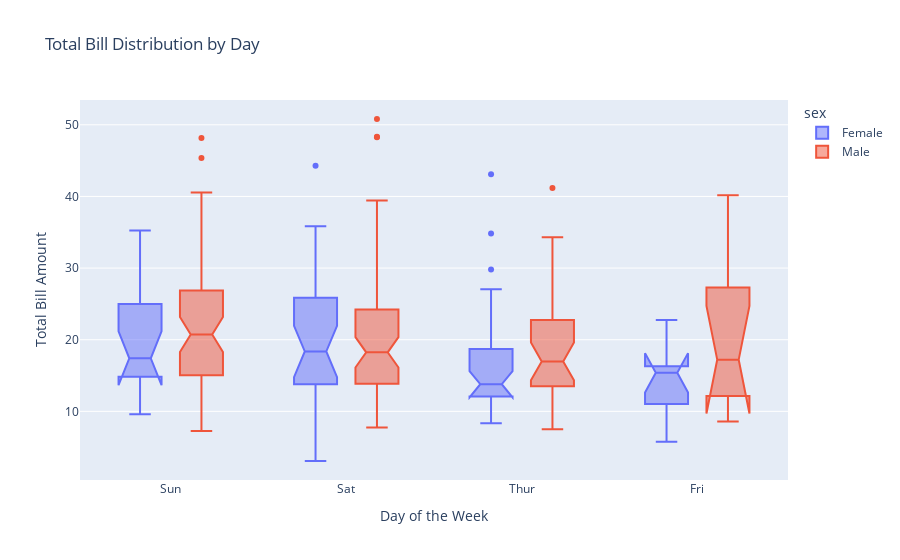

The notebook cell this image was saved under:
### Markdown cell above
Q2. Using the tips dataset in the Plotly library, plot a box plot using Plotly express.

### Code cell
# Answer
import plotly.express as px
import pandas as pd

df = px.data.tips()

# Box plot using Plotly Express
fig = px.box(df, x="day", y="total_bill", color="sex", notched=True, title="Total Bill Distribution by Day")

fig.update_layout(
    xaxis_title="Day of the Week",
    yaxis_title="Total Bill Amount",
    boxmode="group",  # "group" places boxes side by side, "overlay" overlaps them
)

# Show the plot
fig.show()

### Figure 1 — Plotly figure (JSON) as saved in the notebook; plotly's stock layout.template omitted (floating-point values rounded to 4 significant figures; data arrays with more than 128 entries replaced by an {"elided": "..."} marker saying what was removed)
{"data": [{"alignmentgroup": "True", "hovertemplate": "sex=Female<br>day=%{x}<br>total_bill=%{y}<extra></extra>", "legendgroup": "Female", "marker": {"color": "#636efa"}, "name": "Female", "notched": true, "offsetgroup": "Female", "orientation": "v", "showlegend": true, "type": "box", "x": ["Sun", "Sun", "Sun", "Sun", "Sun", "Sun", "Sat", "Sat", "Sat", "Sat", "Sat", "Sat", "Sun", "Sun", "Sat", "Sat", "Sat", "Sat", "Sat", "Sat", "Sat", "Thur", "Thur", "Fri", "Fri", "Fri", "Fri", "Fri", "Sat", "Sat", "Sat", "Sat", "Sat", "Sun", "Sun", "Thur", "Thur", "Thur", "Thur", "Thur", "Thur", "Thur", "Thur", "Thur", "Thur", "Thur", "Thur", "Thur", "Thur", "Thur", "Thur", "Thur", "Thur", "Thur", "Thur", "Thur", "Thur", "Sun", "Sun", "Sun", "Sun", "Sun", "Sat", "Sat", "Sun", "Sun", "Sun", "Thur", "Thur", "Thur", "Thur", "Thur", "Thur", "Thur", "Sat", "Sat", "Sat", "Sat", "Sat", "Fri", "Fri", "Fri", "Fri", "Sat", "Sat", "Sat", "Thur"], "x0": " ", "xaxis": "x", "y": [16.99, 24.59, 35.26, 14.83, 10.33, 16.97, 20.29, 15.77, 19.65, 15.06, 20.69, 16.93, 10.29, 34.81, 26.41, 16.45, 3.07, 17.07, 26.86, 25.28, 14.73, 10.07, 34.83, 5.75, 16.32, 22.75, 11.35, 15.38, 44.3, 22.42, 20.92, 14.31, 7.25, 25.71, 17.31, 10.65, 12.43, 24.08, 13.42, 12.48, 29.8, 14.52, 11.38, 20.27, 11.17, 12.26, 18.26, 8.51, 10.33, 14.15, 13.16, 17.47, 27.05, 16.43, 8.35, 18.64, 11.87, 29.85, 25, 13.39, 16.21, 17.51, 10.59, 10.63, 9.6, 20.9, 18.15, 19.81, 43.11, 13, 12.74, 13, 16.4, 16.47, 12.76, 13.27, 28.17, 12.9, 30.14, 13.42, 15.98, 16.27, 10.09, 22.12, 35.83, 27.18, 18.78], "y0": " ", "yaxis": "y"}, {"alignmentgroup": "True", "hovertemplate": "sex=Male<br>day=%{x}<br>total_bill=%{y}<extra></extra>", "legendgroup": "Male", "marker": {"color": "#EF553B"}, "name": "Male", "notched": true, "offsetgroup": "Male", "orientation": "v", "showlegend": true, "type": "box", "x": {"elided": "157 str values"}, "x0": " ", "xaxis": "x", "y": {"elided": "157 float values"}, "y0": " ", "yaxis": "y"}], "layout": {"autosize": true, "boxmode": "group", "dragmode": "pan", "legend": {"title": {"text": "sex"}, "tracegroupgap": 0}, "title": {"text": "Total Bill Distribution by Day"}, "xaxis": {"anchor": "y", "autorange": true, "domain": [0, 1], "range": [-0.5312, 3.531], "showspikes": false, "title": {"text": "Day of the Week"}, "type": "category"}, "yaxis": {"anchor": "x", "autorange": true, "domain": [0, 1], "range": [0.4178, 53.46], "showspikes": false, "title": {"text": "Total Bill Amount"}, "type": "linear"}}}
